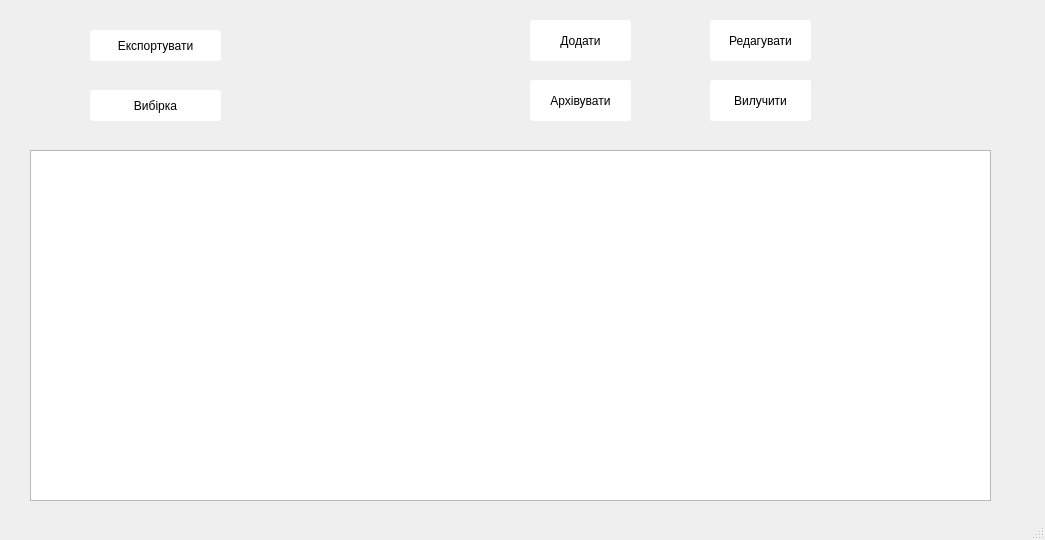
<?xml version="1.0" encoding="UTF-8"?>
<ui version="4.0">
 <class>MainWindow</class>
 <widget class="QMainWindow" name="MainWindow">
  <property name="geometry">
   <rect>
    <x>0</x>
    <y>0</y>
    <width>1045</width>
    <height>540</height>
   </rect>
  </property>
  <property name="windowTitle">
   <string>Злочинці</string>
  </property>
  <widget class="QWidget" name="centralwidget">
   <property name="styleSheet">
    <string notr="true">QPushButton {
	background-color: rgb(255, 255, 255);
    border-radius: 3px;
}</string>
   </property>
   <widget class="QPushButton" name="pushButton">
    <property name="geometry">
     <rect>
      <x>90</x>
      <y>90</y>
      <width>131</width>
      <height>31</height>
     </rect>
    </property>
    <property name="text">
     <string>Вибірка</string>
    </property>
   </widget>
   <widget class="QPushButton" name="pushButton_2">
    <property name="geometry">
     <rect>
      <x>530</x>
      <y>80</y>
      <width>101</width>
      <height>41</height>
     </rect>
    </property>
    <property name="text">
     <string>Архівувати</string>
    </property>
   </widget>
   <widget class="QPushButton" name="pushButton_3">
    <property name="geometry">
     <rect>
      <x>710</x>
      <y>20</y>
      <width>101</width>
      <height>41</height>
     </rect>
    </property>
    <property name="text">
     <string>Редагувати</string>
    </property>
   </widget>
   <widget class="QPushButton" name="pushButton_4">
    <property name="geometry">
     <rect>
      <x>710</x>
      <y>80</y>
      <width>101</width>
      <height>41</height>
     </rect>
    </property>
    <property name="text">
     <string>Вилучити</string>
    </property>
   </widget>
   <widget class="QPushButton" name="pushButton_5">
    <property name="geometry">
     <rect>
      <x>530</x>
      <y>20</y>
      <width>101</width>
      <height>41</height>
     </rect>
    </property>
    <property name="text">
     <string>Додати</string>
    </property>
   </widget>
   <widget class="QTableView" name="tableView">
    <property name="geometry">
     <rect>
      <x>30</x>
      <y>150</y>
      <width>961</width>
      <height>351</height>
     </rect>
    </property>
    <property name="sortingEnabled">
     <bool>true</bool>
    </property>
   </widget>
   <widget class="QPushButton" name="pushButton_6">
    <property name="geometry">
     <rect>
      <x>90</x>
      <y>30</y>
      <width>131</width>
      <height>31</height>
     </rect>
    </property>
    <property name="text">
     <string>Експортувати</string>
    </property>
   </widget>
  </widget>
  <widget class="QStatusBar" name="statusbar"/>
 </widget>
 <resources/>
 <connections/>
</ui>
